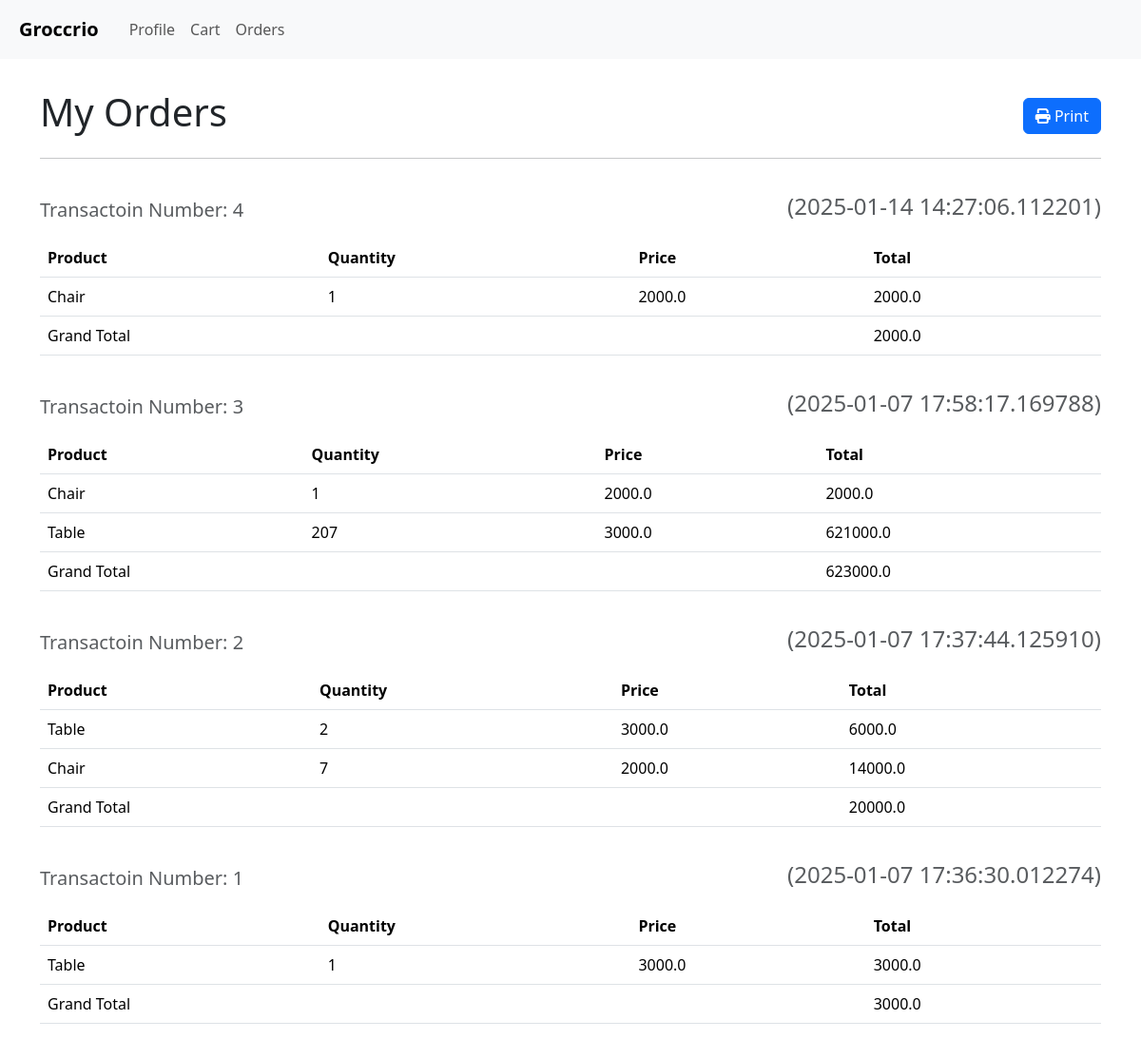
Screenshot of /orders (signed in) with the database file from the repository.
### models.py (models this page shows)
class Transaction(db.Model):
  __tablename__ = 'transaction'
  id = db.Column(db.Integer, primary_key=True)
  datetime = db.Column(db.DateTime, nullable=False, default=datetime.utcnow)
  user_id = db.Column(db.Integer, db.ForeignKey('user.id'), nullable=False)
  total = db.Column(db.Float,nullable=False)
  orders = db.relationship('Order', backref='transaction', lazy=True)

class Order(db.Model):
  __tablename__ = 'order'
  id = db.Column(db.Integer, primary_key=True)
  transaction_id = db.Column(db.Integer, db.ForeignKey('transaction.id'), nullable=False)
  product_id = db.Column(db.Integer, db.ForeignKey('product.id'), nullable=False)
  quantity = db.Column(db.Integer, nullable=False)
  price = db.Column(db.Float, nullable=False)

class Product(db.Model):
  __tablename__ = 'product'
  id = db.Column(db.Integer, primary_key=True)
  name = db.Column(db.String(64), nullable=False)
  category_id = db.Column(db.Integer, db.ForeignKey('category.id'), nullable=True)
  price = db.Column(db.Float, nullable=False)
  quantity = db.Column(db.Integer, nullable=False)
  man_date = db.Column(db.Date, nullable=False)
  carts = db.relationship('Cart', backref='product', lazy=True)
  orders = db.relationship('Order', backref='product', lazy=True)

### routes.py (the view)
@app.route("/orders")
@auth_required
def orders():
  user = User.query.get(session['user_id'])
  transactions = Transaction.query.filter_by(user_id=session['user_id']).order_by(Transaction.datetime.desc()).all()
  return render_template('orders.html', user=user, transactions=transactions)

### routes.py (called while the page is built)
def auth_required(func):
  @wraps(func)
  def wrapper(*args, **kwargs):
    if 'user_id' not in session:
      flash("Please login to continue.")
      return redirect(url_for('login'))
    return func(*args, **kwargs)
  return wrapper

### templates/orders.html (shortened to what this page needs)
{% extends 'layout.html' %}  {% block content %}
<div class="heading">
  <h1>My Orders</h1>
  <button type="button" onclick="window.print()" class="btn btn-primary">
    <i class="fas fa-print"></i>
    Print
  </button>
</div>
<hr />
<div class="order-details">
  {%if transactions %} {%for transaction in transactions %}
  <div class="heading">
    <h5 class="text-muted">Transactoin Number: {{transaction.id}}</h5>
    <p class="text-muted fs-4">({{transaction.datetime}})</p>
  </div>
  <table class="table">
    <thead>
      <tr>
        <th>Product</th>
        <th>Quantity</th>
        <th>Price</th>
        <th>Total</th>
      </tr>
    </thead>
    <tbody>
      {%for item in transaction.orders %}
      <tr>
        <td>{{item.product.name}}</td>
        <td>{{item.quantity}}</td>
        <td>{{item.price}}</td>
        <td>{{item.price * item.quantity}}</td>
      </tr>
      {%endfor%}
    </tbody>
    <tfoot>
      <tr>
        <td colspan="3">Grand Total</td>
        <td colspan="2">{{transaction.total}}</td>
      </tr>
    </tfoot>
  </table>
  {%endfor%} {%else%}
  <p class="text-muted text0center fs-5">
    <em>You do not have any transactions yet.</em>
  </p>
  {%endif%}
</div>
{% endblock %}

### templates/orders.html (style rules this page uses)
.heading { display: flex; flex-direction: row; align-items: center; justify-content: space-between; margin-top: 2rem; }

### rows the page displays
Order: product.name "Chair", quantity "1", price "2000.0", item.price*item.quantity "2000.0"
Order: product.name "Chair", quantity "1", price "2000.0", item.price*item.quantity "2000.0"
Order: product.name "Table", quantity "207", price "3000.0", item.price*item.quantity "621000.0"
Order: product.name "Table", quantity "2", price "3000.0", item.price*item.quantity "6000.0"
Order: product.name "Chair", quantity "7", price "2000.0", item.price*item.quantity "14000.0"
Order: product.name "Table", quantity "1", price "3000.0", item.price*item.quantity "3000.0"
